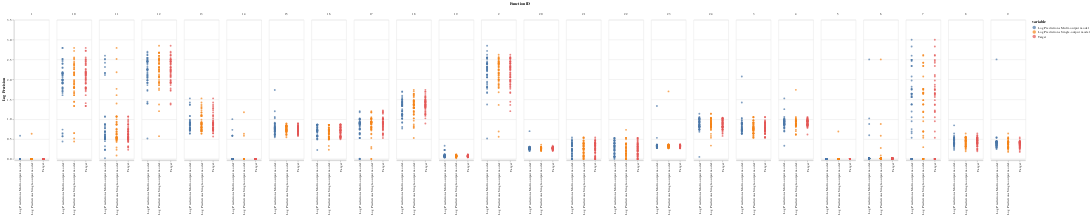

Notebook code for this chart:
### Code cell
alt.Chart(
    single_multi_log_precision_df_melted
).mark_circle(
).encode(
    alt.X('variable:N', title=''),
    alt.Y('Log Precision:Q'),
    column='Function ID:N',
    color='variable:N'
).properties(
    width = 100,
    height = 400
)

### Figure 1 — Vega-Lite specification as saved in the notebook (floating-point values rounded to 4 significant figures; data arrays with more than 128 entries replaced by an {"elided": "..."} marker saying what was removed)
{"config": {"view": {"continuousWidth": 400, "continuousHeight": 300}}, "data": {"name": "data-87581bcdc74185c56dd38edf1c27bb4e"}, "mark": "circle", "encoding": {"color": {"type": "nominal", "field": "variable"}, "column": {"type": "nominal", "field": "Function ID"}, "x": {"type": "nominal", "field": "variable", "title": ""}, "y": {"type": "quantitative", "field": "Log Precision"}}, "height": 400, "width": 100, "$schema": "https://vega.github.io/schema/vega-lite/v4.8.1.json", "datasets": {"data-87581bcdc74185c56dd38edf1c27bb4e": {"elided": "3600 records"}}}
